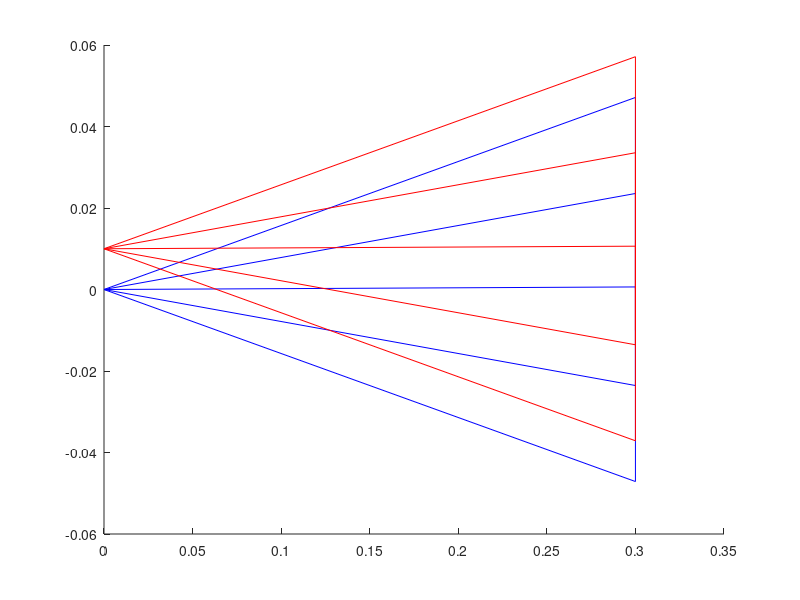

MATLAB code for this plot:
% matlab is boss

x1_origin = 0;
y1_origin = 0;
z1_origin = 0;

x2_origin = 0.01;
y2_origin = 0;
z3_origin = 0;

thetax_1 = [-pi/20 -pi/40 pi/20 pi/40 pi/1500];
thetay_1 = 0;

f = 0.15;%m
d_1 = 0.3;
d_2 = ((1/f)-(1/d_1))^-1;

rays_in_1 = zeros(4,5);
rays_in_1(2,:) = thetax_1;

rays_in_2 = zeros(4,5);
rays_in_2(1,:) = x2_origin;
rays_in_2(2,:) = thetax_1;

matrix_in = [1    d_1 0 0;
    0  1 0 0;
    0    0 1 d_1;
    0   0  0 1];
rays_out_1_1 = matrix_in*rays_in_1;
rays_out_2_1 = matrix_in*rays_in_2;

matrix_f = [1    0 0 0;
    -1/f 1 0 0;
    0    0 1 0;
    0   0   -1/f 1];

rays_out_1_2 = matrix_f*rays_out_1_1;
rays_out_2_2 = matrix_f*rays_out_2_1;

matrix_out = [1 d_2 0 0;
    0 1 0 0;
    0    0 1 d_2;
    0   0   0 1];

rays_out_1_3 = matrix_out*rays_out_1_2;
rays_out_2_3 = matrix_out*rays_out_2_2;


figure, hold on

%Plot Ray 1
ray_z_1_1 = [zeros(1,size(rays_in_1,2)); d_1*ones(1,size(rays_in_1,2))];
plot(ray_z_1_1, [rays_in_1(1,:); rays_out_1_1(1,:)],'-b');

ray_z_1_2 = [d_1*ones(1,size(rays_in_1,2)); d_2*ones(1,size(rays_in_1,2))];
plot(ray_z_1_2, [rays_out_1_1(1,:); rays_out_1_3(1,:)],'-b');

%Plot Ray 2
ray_z_2_1 = [zeros(1,size(rays_in_2,2)); d_1*ones(1,size(rays_in_2,2))];
plot(ray_z_2_1, [rays_in_2(1,:); rays_out_2_1(1,:)],'-r');

ray_z_2_2 = [d_1*ones(1,size(rays_in_2,2)); d_2*ones(1,size(rays_in_2,2))];
plot(ray_z_2_2, [rays_out_2_1(1,:); rays_out_2_3(1,:)],'-r');